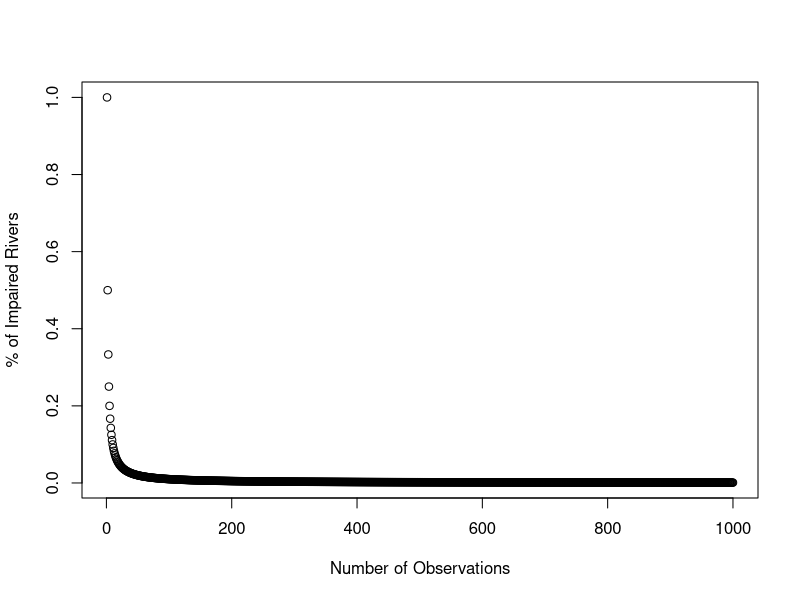

Source code (R):
## ---- chunk 1
knitr::opts_chunk$set(echo=F, eval=T)
## ---- chunk 2
# create the function
h2o <- function(riv, obs) {
  set.seed(1001)
  df <- as.data.frame(matrix(rnorm(riv * obs, mean = 4, sd = 1.4), ncol = obs))
  paste(rep("Riv", nrow(df)), c(1:nrow(df)), sep = "")
  rownames(df) <- paste(rep("Riv", nrow(df)), c(1:nrow(df)), sep = "")
  colnames(df) <- paste(rep("Obs", ncol(df)), c(1:ncol(df)), sep = "")
  
  df$Test <- rowSums(ifelse(df > 6, 1, 0))   #impair judgment
  impaired <- length(df$Test[df$Test > 0.1 * obs])
  percent_impaired <- impaired / riv  #calculate percentage of impaired rivers
  return (percent_impaired)  # return the percentage of impaired rivers
}
## ---- chunk 3
# simulate certain samples using the function above
a = c(10L, h2o (10, 10))
a
b = c(50L, h2o (50, 50))
b
c = c(100L, h2o (100, 100))
c
d = c(500L, h2o (500, 500))
d
## ---- chunk 4
percent = h2o (1:1000, 1:1000)
observation = c(1:1000)
plot (observation, percent, xlab = "Number of Observations", ylab = "% of Impaired Rivers")
## ---- chunk 5
# theoretical values
e = pnorm (6, 4, 1.4)
f = qnorm (.9, 4, 1.4)
